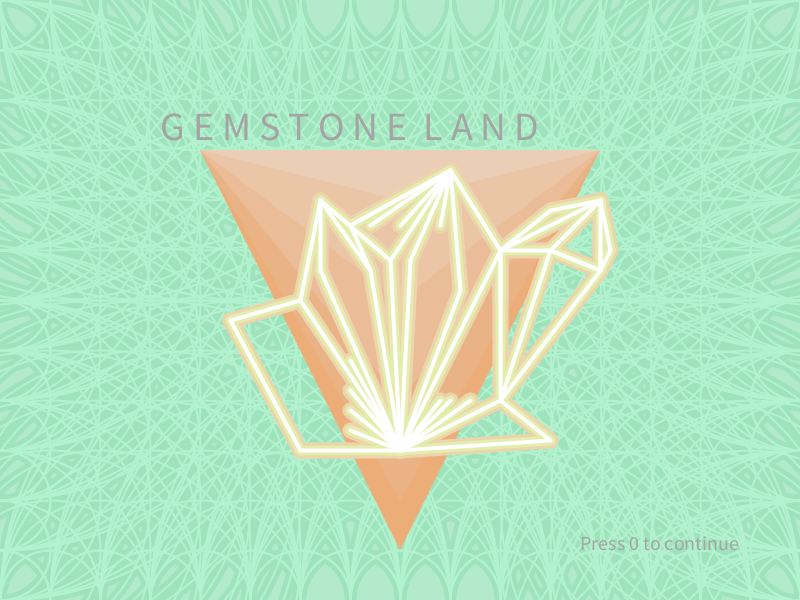
Frame 1 (no input)
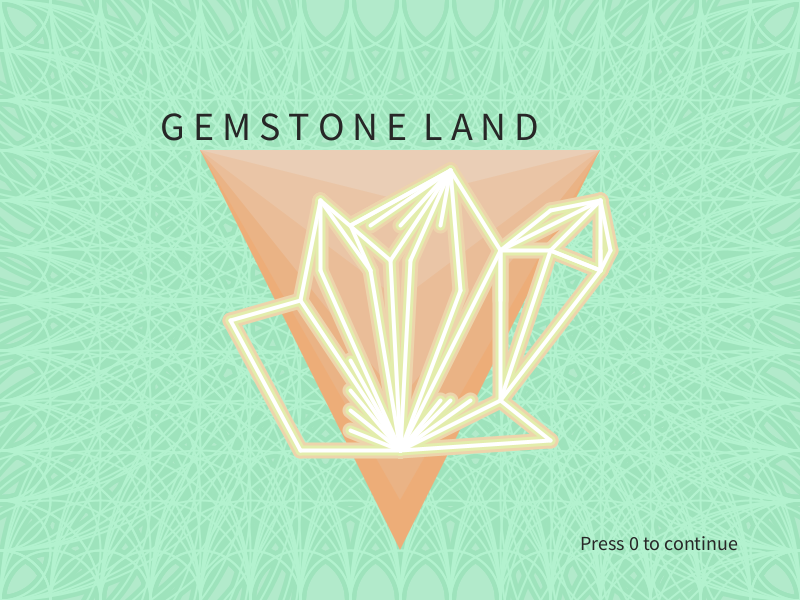
Frame 60 (the mouse pressed at the canvas centre just before this capture)
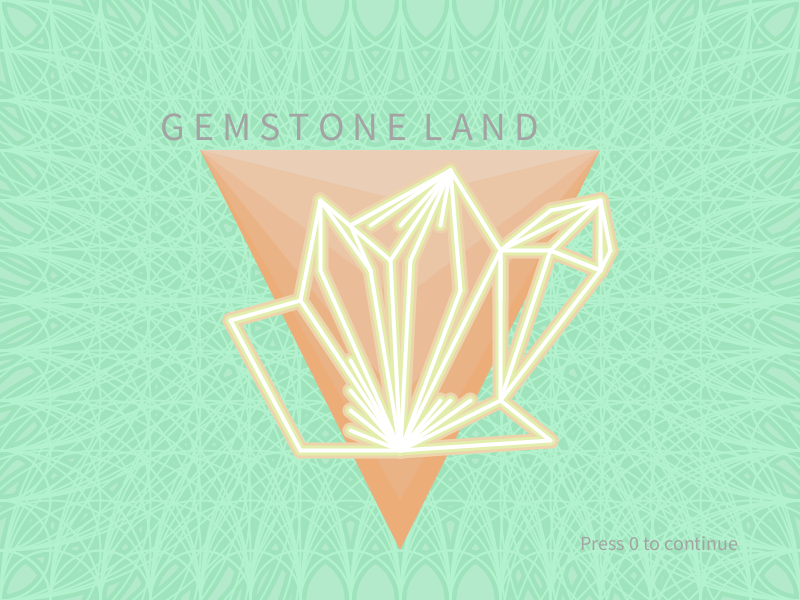
Frame 120 (the mouse held since frame 60 and released just before this capture)

The Processing sketch that drew these frames (run headless with seeded random() and noise(); from frame 60 on, the mouse is pressed at the canvas centre):

// Processing sketch: gem
// ── gem.pde

int pantalla; 
boolean seleccionjugador1 = false; 
boolean seleccionjugador2 = false; 
int turno; 
int vidajugador1; 
int vidajugador2;
int seleccionado;
int jugador2seleccionado;




Gema p1;
Gema p2;
Gema p3;
Gema p4;
Gema p5;
Gema p6;

Gema p1b;
Gema p2b;
Gema p3b;
Gema p4b;
Gema p5b;
Gema p6b;

Gema j1;
Gema j2;




void setup() {
  size(800, 600);


  p1 = new Gema("Diamante", 10, 1, 0);
  p2 = new Gema ("Esmeralda", 10, 1, 1);
  p3 = new Gema("Zafiro", 10, 1, 2);
  p4 = new Gema("Rubi", 10, 1, 3);
  p5 = new Gema("Topacio", 10, 1, 4);
  p6 = new Gema("Amatista", 10, 1, 5);

  
  p1b = new Gema("Diamante", 10, 1, 0);
  p2b = new Gema("Esmeralda", 10, 1, 1);
  p3b = new Gema("Zafiro", 10, 1, 2);
  p4b = new Gema("Rubi", 10, 1, 3);
  p5b = new Gema("Topacio", 10, 1, 4);
  p6b = new Gema("Amatista", 10, 1, 5);
}



void draw() {
  switch(pantalla) {
  case 0:
    primerapantalla();
    break;
  case 1:
    segundapantalla();
    break;
  case 2:
    tercerapantalla();
    break;
  case 3:
    cuartapantalla();
    break;
  case 4:
    finalpantalla();
    break;
  } 
  println(pantalla);
}



void primerapantalla() {


  background(#B2EACB);
  noFill();
  stroke (#9EE3BC);
  strokeWeight(11);
  for (int i=0; i<=700; i+=100)
  {

    ellipse(0, 0, 100-i, 100-i);
    ellipse(50, 0, 100-i, 100-i);
    ellipse(100, 0, 100-i, 100-i);
    ellipse(150, 0, 100-i, 100-i);
    ellipse(200, 0, 100-i, 100-i);
    ellipse(250, 0, 100-i, 100-i);
    ellipse(300, 0, 100-i, 100-i);
    ellipse(350, 0, 100-i, 100-i);
    ellipse(400, 0, 100-i, 100-i);
    ellipse(450, 0, 100-i, 100-i);
    ellipse(500, 0, 100-i, 100-i);
    ellipse(550, 0, 100-i, 100-i);
    ellipse(600, 0, 100-i, 100-i);
    ellipse(650, 0, 100-i, 100-i);
    ellipse(700, 0, 100-i, 100-i);
    ellipse(750, 0, 100-i, 100-i);
    ellipse(800, 0, 100-i, 100-i);
  }

  for (int i=0; i<=700; i+=100)
  {

    ellipse(0, 0, 100-i, 100-i);
    ellipse(0, 50, 100-i, 100-i);
    ellipse(0, 100, 100-i, 100-i);
    ellipse(0, 150, 100-i, 100-i);
    ellipse(0, 200, 100-i, 100-i);
    ellipse(0, 250, 100-i, 100-i);
    ellipse(0, 300, 100-i, 100-i);
    ellipse(0, 350, 100-i, 100-i);
    ellipse(0, 400, 100-i, 100-i);
    ellipse(0, 450, 100-i, 100-i);
    ellipse(0, 500, 100-i, 100-i);
    ellipse(0, 550, 100-i, 100-i);
    ellipse(0, 600, 100-i, 100-i);
  }

  for (int i=0; i<=700; i+=100)
  {

    ellipse(0, 600, 100-i, 100-i);
    ellipse(50, 600, 100-i, 100-i);
    ellipse(100, 600, 100-i, 100-i);
    ellipse(150, 600, 100-i, 100-i);
    ellipse(200, 600, 100-i, 100-i);
    ellipse(250, 600, 100-i, 100-i);
    ellipse(300, 600, 100-i, 100-i);
    ellipse(350, 600, 100-i, 100-i);
    ellipse(400, 600, 100-i, 100-i);
    ellipse(450, 600, 100-i, 100-i);
    ellipse(500, 600, 100-i, 100-i);
    ellipse(550, 600, 100-i, 100-i);
    ellipse(600, 600, 100-i, 100-i);
    ellipse(650, 600, 100-i, 100-i);
    ellipse(700, 600, 100-i, 100-i);
    ellipse(750, 600, 100-i, 100-i);
    ellipse(800, 600, 100-i, 100-i);
  } 

  for (int i=0; i<=700; i+=100)
  {
    ellipse(800, 0, 100-i, 100-i);
    ellipse(800, 50, 100-i, 100-i);
    ellipse(800, 100, 100-i, 100-i);
    ellipse(800, 150, 100-i, 100-i);
    ellipse(800, 200, 100-i, 100-i);
    ellipse(800, 250, 100-i, 100-i);
    ellipse(800, 300, 100-i, 100-i);
    ellipse(800, 350, 100-i, 100-i);
    ellipse(800, 400, 100-i, 100-i);
    ellipse(800, 450, 100-i, 100-i);
    ellipse(800, 500, 100-i, 100-i);
    ellipse(800, 550, 100-i, 100-i);
    ellipse(800, 600, 100-i, 100-i);
    ellipse(800, 650, 100-i, 100-i);
    ellipse(800, 700, 100-i, 100-i);
    ellipse(800, 750, 100-i, 100-i);
    ellipse(800, 800, 100-i, 100-i);
  }
 

  noFill();
  stroke (#B3F2CF);
  strokeWeight(2);
  for (int i=0; i<=700; i+=100)
  {

    ellipse(0, 0, 100-i, 100-i);
    ellipse(50, 0, 100-i, 100-i);
    ellipse(100, 0, 100-i, 100-i);
    ellipse(150, 0, 100-i, 100-i);
    ellipse(200, 0, 100-i, 100-i);
    ellipse(250, 0, 100-i, 100-i);
    ellipse(300, 0, 100-i, 100-i);
    ellipse(350, 0, 100-i, 100-i);
    ellipse(400, 0, 100-i, 100-i);
    ellipse(450, 0, 100-i, 100-i);
    ellipse(500, 0, 100-i, 100-i);
    ellipse(550, 0, 100-i, 100-i);
    ellipse(600, 0, 100-i, 100-i);
    ellipse(650, 0, 100-i, 100-i);
    ellipse(700, 0, 100-i, 100-i);
    ellipse(750, 0, 100-i, 100-i);
    ellipse(800, 0, 100-i, 100-i);
  }

  for (int i=0; i<=700; i+=100)
  {

    ellipse(0, 0, 100-i, 100-i);
    ellipse(0, 50, 100-i, 100-i);
    ellipse(0, 100, 100-i, 100-i);
    ellipse(0, 150, 100-i, 100-i);
    ellipse(0, 200, 100-i, 100-i);
    ellipse(0, 250, 100-i, 100-i);
    ellipse(0, 300, 100-i, 100-i);
    ellipse(0, 350, 100-i, 100-i);
    ellipse(0, 400, 100-i, 100-i);
    ellipse(0, 450, 100-i, 100-i);
    ellipse(0, 500, 100-i, 100-i);
    ellipse(0, 550, 100-i, 100-i);
    ellipse(0, 600, 100-i, 100-i);
  }

  for (int i=0; i<=700; i+=100)
  {

    ellipse(0, 600, 100-i, 100-i);
    ellipse(50, 600, 100-i, 100-i);
    ellipse(100, 600, 100-i, 100-i);
    ellipse(150, 600, 100-i, 100-i);
    ellipse(200, 600, 100-i, 100-i);
    ellipse(250, 600, 100-i, 100-i);
    ellipse(300, 600, 100-i, 100-i);
    ellipse(350, 600, 100-i, 100-i);
    ellipse(400, 600, 100-i, 100-i);
    ellipse(450, 600, 100-i, 100-i);
    ellipse(500, 600, 100-i, 100-i);
    ellipse(550, 600, 100-i, 100-i);
    ellipse(600, 600, 100-i, 100-i);
    ellipse(650, 600, 100-i, 100-i);
    ellipse(700, 600, 100-i, 100-i);
    ellipse(750, 600, 100-i, 100-i);
    ellipse(800, 600, 100-i, 100-i);
  } 

  for (int i=0; i<=700; i+=100)
  {
    ellipse(800, 0, 100-i, 100-i);
    ellipse(800, 50, 100-i, 100-i);
    ellipse(800, 100, 100-i, 100-i);
    ellipse(800, 150, 100-i, 100-i);
    ellipse(800, 200, 100-i, 100-i);
    ellipse(800, 250, 100-i, 100-i);
    ellipse(800, 300, 100-i, 100-i);
    ellipse(800, 350, 100-i, 100-i);
    ellipse(800, 400, 100-i, 100-i);
    ellipse(800, 450, 100-i, 100-i);
    ellipse(800, 500, 100-i, 100-i);
    ellipse(800, 550, 100-i, 100-i);
    ellipse(800, 600, 100-i, 100-i);
    ellipse(800, 650, 100-i, 100-i);
    ellipse(800, 700, 100-i, 100-i);
    ellipse(800, 750, 100-i, 100-i);
    ellipse(800, 800, 100-i, 100-i);
  }

  noStroke();

  fill(#EDAD78);
  triangle (200, 150, 600, 150, 400, 550);
  fill(#EAB385);
  triangle (200, 150, 600, 150, 400, 500);
  fill(#EABD98);
  triangle(200, 150, 600, 150, 400, 400);
  fill(#EAC5A6);
  triangle(200, 150, 600, 150, 400, 300);
  fill(#EACEB6);
  triangle(200, 150, 600, 150, 400, 200);

  strokeWeight(16);

  stroke (#EDD4AC); 
  line(500, 250, 400, 450);
  line(500, 250, 600, 200);
  line(600, 200, 550, 250);
  line(500, 250, 550, 250);
  line(500, 400, 550, 250);
  line(500, 400, 500, 250);
  line(500, 300, 500, 250);
  line(600, 200, 600, 270);
  line(600, 270, 550, 250);
  line(600, 270, 550, 250);
  line(600, 270, 600, 250);
  line(550, 210, 500, 250);
  line(550, 210, 600, 200);
  line(600, 270, 500, 400);
  line(610, 250, 600, 200);
  line(600, 270, 610, 250);
  line(400, 450, 500, 400);

  //////
  line(390, 260, 400, 450);
  line(390, 260, 450, 170);
  line(410, 260, 450, 170);
  line(500, 250, 450, 170);
  line(460, 290, 450, 170);
  line(460, 290, 400, 450);
  line(410, 260, 400, 450);
  line(300, 300, 400, 450);
  line(440, 400, 400, 450); 
  line(450, 400, 400, 450); 
  line(470, 400, 400, 450);
  line(550, 440, 400, 450); 
  line(500, 400, 550, 440); 
  line(300, 450, 400, 450); 
  line(300, 450, 230, 320);
  line(350, 390, 400, 450);
  line(350, 360, 400, 450); 
  line(300, 300, 230, 320);
  line(350, 410, 400, 450);
  line(350, 430, 400, 450);
  line(300, 300, 320, 200);
  line(370, 270, 400, 450);
  line(370, 270, 320, 200);
  line(370, 270, 350, 225);
  line(320, 270, 400, 450);
  line(320, 270, 320, 200);
  line(390, 260, 320, 200);
  line(450, 170, 350, 225);
  line(450, 170, 400, 225);
  line(450, 170, 440, 225);
  line(450, 170, 370, 225);
  line(450, 170, 350, 225);


  strokeWeight(10);

  stroke (#E3EDAC); 
  line(500, 250, 400, 450);
  line(500, 250, 600, 200);
  line(600, 200, 550, 250);
  line(500, 250, 550, 250);
  line(500, 400, 550, 250);
  line(500, 400, 500, 250);
  line(500, 300, 500, 250);
  line(600, 200, 600, 270);
  line(600, 270, 550, 250);
  line(600, 270, 550, 250);
  line(600, 270, 600, 250);
  line(550, 210, 500, 250);
  line(550, 210, 600, 200);
  line(600, 270, 500, 400);
  line(610, 250, 600, 200);
  line(600, 270, 610, 250);
  line(400, 450, 500, 400);

  line(390, 260, 400, 450);
  line(390, 260, 450, 170);
  line(410, 260, 450, 170);
  line(500, 250, 450, 170);
  line(460, 290, 450, 170);
  line(460, 290, 400, 450);
  line(410, 260, 400, 450);
  line(300, 300, 400, 450);
  line(440, 400, 400, 450); 
  line(450, 400, 400, 450); 
  line(470, 400, 400, 450);
  line(550, 440, 400, 450); 
  line(500, 400, 550, 440); 
  line(300, 450, 400, 450); 
  line(300, 450, 230, 320);
  line(350, 390, 400, 450);
  line(350, 360, 400, 450); 
  line(300, 300, 230, 320);
  line(350, 410, 400, 450);
  line(350, 430, 400, 450);
  line(300, 300, 320, 200);
  line(370, 270, 400, 450);
  line(370, 270, 320, 200);
  line(370, 270, 350, 225);
  line(320, 270, 400, 450);
  line(320, 270, 320, 200);
  line(390, 260, 320, 200);
  line(450, 170, 350, 225);
  line(450, 170, 400, 225);
  line(450, 170, 440, 225);
  line(450, 170, 370, 225);
  line(450, 170, 350, 225);
  

  strokeWeight(4);

  stroke (#FFFFFF); 
  line(500, 250, 400, 450);
  line(500, 250, 600, 200);
  line(600, 200, 550, 250);
  line(500, 250, 550, 250);
  line(500, 400, 550, 250);
  line(500, 400, 500, 250);
  line(500, 300, 500, 250);
  line(600, 200, 600, 270);
  line(600, 270, 550, 250);
  line(600, 270, 550, 250);
  line(600, 270, 600, 250);
  line(550, 210, 500, 250);
  line(550, 210, 600, 200);
  line(600, 270, 500, 400);
  line(610, 250, 600, 200);
  line(600, 270, 610, 250);
  line(400, 450, 500, 400);

 
  line(390, 260, 400, 450);
  line(390, 260, 450, 170);
  line(410, 260, 450, 170);
  line(500, 250, 450, 170);
  line(460, 290, 450, 170);
  line(460, 290, 400, 450);
  line(410, 260, 400, 450);
  line(300, 300, 400, 450);
  line(440, 400, 400, 450); 
  line(450, 400, 400, 450); 
  line(470, 400, 400, 450);
  line(550, 440, 400, 450); 
  line(500, 400, 550, 440); 
  line(300, 450, 400, 450); 
  line(300, 450, 230, 320);
  line(350, 390, 400, 450);
  line(350, 360, 400, 450); 
  line(300, 300, 230, 320);
  line(350, 410, 400, 450);
  line(350, 430, 400, 450);
  line(300, 300, 320, 200);
  line(370, 270, 400, 450);
  line(370, 270, 320, 200);
  line(370, 270, 350, 225);
  line(320, 270, 400, 450);
  line(320, 270, 320, 200);
  line(390, 260, 320, 200);
  line(450, 170, 350, 225);
  line(450, 170, 400, 225);
  line(450, 170, 440, 225);
  line(450, 170, 370, 225);
  line(450, 170, 350, 225);

  pushMatrix();
  textSize(20);
  fill(random(0, 255));
  text("Press 0 to continue", 580, 550);
  popMatrix();

  pushMatrix();
  textSize(40);
  text("G E M S T O N E  L A N D", 160, 140); 
  stroke(#C1483B);
  popMatrix();
  keyPressed();
  if (key == '0') {
    pantalla = 1;
  }
}


void segundapantalla() {
  background(#E1F58A);
  fill(#C5F7E7);
  noStroke();
  beginShape();
  vertex(0, 620);
  vertex(0, 84);
  vertex(171, 138);
  vertex(250, 206);
  vertex(365, 251);
  vertex(460, 244);
  vertex(573, 201);
  vertex(637, 149);
  vertex(685, 102);
  vertex(795, 84);
  vertex(817, 36);
  vertex(817, 620);

  endShape(CLOSE);



  fill(#6BD1A0);
  noStroke();
  beginShape();
  vertex(0, 620);
  vertex(0, 281);
  vertex(171, 315);
  vertex(250, 358);
  vertex(365, 387);
  vertex(460, 381);
  vertex(573, 355);
  vertex(637, 322);
  vertex(685, 292);
  vertex(795, 281);
  vertex(817, 250);
  vertex(817, 620);

  endShape(CLOSE);


  fill(#96DEBB);
  noStroke();
  beginShape();
  vertex(0, 620);
  vertex(0, 419);
  vertex(171, 440);
  vertex(250, 465);
  vertex(365, 482);
  vertex(460, 479);
  vertex(573, 463);
  vertex(637, 444);
  vertex(685, 426);
  vertex(795, 420);
  vertex(817, 401);
  vertex(817, 620);

  endShape(CLOSE);

  noFill();
  stroke(random(0, 455));
  frameRate(1);
  strokeWeight(1);


  beginShape();
  vertex(29, 534);
  vertex(53, 545);
  vertex(95, 543);
  vertex(114, 534);
  vertex(114, 357);
  vertex(99, 352);
  vertex(53, 352);
  vertex(29, 357);

  endShape(CLOSE);
  line(99, 354, 95, 543);
  line(53, 354, 51, 544);
  line(58, 406, 91, 417);
  line(58, 412, 93, 424);
  line(56, 463, 93, 433);
  line(58, 472, 93, 453);
  line(34, 390, 48, 406);
  line(34, 396, 48, 414);
  line(32, 426, 48, 440);
  line(34, 489, 48, 499);
  line(32, 499, 48, 513);
  line(60, 515, 72, 541);
  line(75, 502, 91, 541);
  line(100, 470, 109, 451);
  line(109, 457, 100, 482);
  line(100, 396, 106, 373);
  beginShape();
  vertex(114, 357);
  vertex(79, 296);
  vertex(51, 313);
  vertex(29, 357);
  vertex(53, 352);
  vertex(99, 352);

  endShape(CLOSE);
  line(79, 296, 53, 354);
  line(79, 296, 99, 352);
  line(51, 313, 53, 352);
  beginShape();
  vertex(135, 532);
  vertex(149, 539);
  vertex(176, 538);
  vertex(187, 532);
  vertex(187, 424);
  vertex(178, 420);
  vertex(149, 420);
  vertex(135, 424);

  endShape(CLOSE);
  line(178, 422, 176, 538);
  line(149, 422, 148, 539);
  line(153, 454, 174, 460);
  line(152, 488, 174, 470);
  line(153, 494, 174, 482);
  line(138, 447, 147, 458);
  line(136, 466, 147, 474);
  line(138, 505, 147, 511);
  line(136, 511, 146, 519);
  line(154, 521, 161, 537);
  line(163, 513, 173, 537);
  line(179, 493, 184, 481);
  line(181, 445, 184, 431);
  beginShape();
  vertex(187, 424);
  vertex(165, 386);
  vertex(148, 397);
  vertex(135, 424);
  vertex(149, 421);
  vertex(178, 421);

  endShape(CLOSE);
  line(165, 386, 149, 422);
  line(165, 386, 178, 421);
  line(148, 397, 149, 421);
  beginShape();
  vertex(754, 533);
  vertex(730, 545);
  vertex(687, 543);
  vertex(669, 533);
  vertex(669, 357);
  vertex(684, 351);
  vertex(730, 351);
  vertex(754, 357);

  endShape(CLOSE);
  line(684, 353, 687, 543);
  line(730, 353, 732, 544);
  line(725, 406, 692, 416);
  line(725, 411, 690, 423);
  line(727, 462, 690, 432);
  line(725, 472, 690, 452);
  line(749, 390, 735, 406);
  line(749, 395, 735, 414);
  line(751, 425, 735, 439);
  line(749, 489, 735, 498);
  line(751, 498, 735, 512);
  line(723, 515, 711, 540);
  line(708, 502, 692, 540);
  line(674, 457, 683, 482);
  line(678, 392, 674, 370);
  beginShape();
  vertex(669, 357);
  vertex(704, 296);
  vertex(732, 313);
  vertex(754, 357);
  vertex(730, 352);
  vertex(684, 352);

  endShape(CLOSE);
  line(704, 296, 730, 353);
  line(704, 296, 684, 352);
  line(732, 313, 730, 352);
  beginShape();
  vertex(648, 532);
  vertex(634, 539);
  vertex(607, 537);
  vertex(596, 532);
  vertex(596, 423);
  vertex(605, 420);
  vertex(633, 420);
  vertex(648, 423);

  endShape(CLOSE);
  line(605, 421, 607, 537);
  line(634, 421, 635, 538);
  line(630, 457, 609, 464);
  line(631, 488, 609, 469);
  line(630, 494, 609, 482);
  line(645, 447, 636, 458);
  line(646, 465, 636, 474);
  line(645, 504, 636, 510);
  line(646, 510, 636, 519);
  line(629, 520, 622, 537);
  line(620, 512, 610, 536);
  line(599, 485, 604, 500);
  line(604, 447, 601, 433);
  beginShape();
  vertex(596, 423);
  vertex(617, 386);
  vertex(635, 396);
  vertex(648, 423);
  vertex(634, 420);
  vertex(605, 420);

  endShape(CLOSE);

  fill(#C1F5F1); 
  stroke(random(0, 255), random(0, 255), random(0, 255));

  beginShape();
  vertex(369, 126);
  vertex(387, 112);
  vertex(427, 112);
  vertex(444, 126);
  vertex(428, 138);
  vertex(385, 138);

  endShape(CLOSE);
  beginShape();
  vertex(363, 140);
  vertex(369, 126);
  vertex(385, 138);
  vertex(385, 152);

  endShape(CLOSE);
  beginShape();
  vertex(428.2, 151.9);
  vertex(450.1, 138);
  vertex(444.4, 125.7);
  vertex(427.9, 138);

  endShape(CLOSE);
  beginShape();
  vertex(385, 138);
  bezierVertex(428, 138, 428, 138, 428, 138);
  vertex(428, 152);
  vertex(385, 152);
  vertex(385, 138);
  endShape();
  beginShape();
  vertex(385, 152);
  vertex(428, 152);
  vertex(407, 181);

  endShape(CLOSE);
  beginShape();
  vertex(363, 140);
  vertex(407, 181);
  vertex(385, 152);

  endShape();
  beginShape();
  vertex(450, 138);
  vertex(407, 181);
  vertex(428, 152);
  endShape();

  textSize(18);
  fill(#EAA153);
  noStroke();
  String s = "Gemstoneland está lleno de gemas y de todo tipo de minerales, ayúdanos a conocer cual es la más bella de todas...";
  text(s, 150, 30, 600, 200); 
  pushMatrix();
  textSize(18);

  String s2 = "Presiona 9 para pasar a la pantalla de selección.";
  text(s2, 220, 570, 500, 200); 

  popMatrix();
  keyPressed();
  if (key == '9') {
    pantalla = 2;
  }
}



void tercerapantalla() {
  background(#C9EDE2);

  p1.display();
  p2.display();
  p3.display();
  p4.display();
  p5.display();
  p6.display();

  
  if (seleccionjugador1 && seleccionjugador2) {
    pantalla = 3;
  
    turno += 1;
  }
  if (keyPressed) {
    switch(key) {
    case 'q':
     
      j1 = p1;
       
      vidajugador1=j1.vida;
      
      seleccionjugador1 = true;
      break;
    case 'w':
      j1 = p2;
      vidajugador1=j1.vida;
      seleccionjugador1 = true;
      break;
    case 'e':
      j1 = p3;
      vidajugador1=j1.vida;
      seleccionjugador1 = true;
      break;
    case 'r':
      j1 = p4;
      vidajugador1=j1.vida;
      seleccionjugador1 = true;
      break;
    case 't':
      j1 = p5;
      vidajugador1=j1.vida;
      seleccionjugador1 = true;
      break;
    case 'y':
      j1 = p6;
      vidajugador1=j1.vida;
      seleccionjugador1 = true;
      break;
    case 'a':
     
      j2 = p1b; 
      vidajugador2=j2.vida;   
      seleccionjugador2 = true;
      break;
    case 's':
      j2 = p2b;
      vidajugador2=j2.vida;
      seleccionjugador2 = true;
      break;
    case 'd':
      j2 = p3b;
      vidajugador2=j2.vida;
      seleccionjugador2 = true;
      break;
    case 'f':
      j2 = p4b;
      vidajugador2=j2.vida;
      seleccionjugador2 = true;
      break; 
    case 'g':
      j2 = p5b;
      vidajugador2=j2.vida;
      seleccionjugador2 = true;
      break;
    case 'h':
      j2 = p6b;
      vidajugador2=j2.vida;
      seleccionjugador2 = true;
      break;
    }
  }
  
  pushMatrix();
  textSize(20);
  fill(#F2A949);
  stroke(0);
  String s = "Jugador 1 escoge con Q, W, E, R, T o con Y";
  text(s, 500, 150, 600, 200); 
  popMatrix();

  pushMatrix();
  textSize(20);
  fill(#F2A949);
  stroke(0);
  String s1 = "Jugador 2 escoge con A, S, D, F, G o con H";
  text(s1, 500, 600, 600, 200); 
  popMatrix();
}

void cuartapantalla() {

  background(#A0D3BD);

  fill(#C5F7E7);
  noStroke();
  beginShape();
  vertex(0, 620);
  vertex(0, 84);
  vertex(171, 138);
  vertex(250, 206);
  vertex(365, 251);
  vertex(460, 244);
  vertex(573, 201);
  vertex(637, 149);
  vertex(685, 102);
  vertex(795, 84);
  vertex(817, 36);
  vertex(817, 620);

  endShape(CLOSE);



  fill(#6BD1A0);
  noStroke();
  beginShape();
  vertex(0, 620);
  vertex(0, 281);
  vertex(171, 315);
  vertex(250, 358);
  vertex(365, 387);
  vertex(460, 381);
  vertex(573, 355);
  vertex(637, 322);
  vertex(685, 292);
  vertex(795, 281);
  vertex(817, 250);
  vertex(817, 620);

  endShape(CLOSE);


  fill(#96DEBB);
  noStroke();
  beginShape();
  vertex(0, 620);
  vertex(0, 419);
  vertex(171, 440);
  vertex(250, 465);
  vertex(365, 482);
  vertex(460, 479);
  vertex(573, 463);
  vertex(637, 444);
  vertex(685, 426);
  vertex(795, 420);
  vertex(817, 401);
  vertex(817, 620);

  endShape(CLOSE);


  noFill();
  stroke(#F7D7D7);
  beginShape();
  vertex(115.2, 512.6);
  vertex(127.1, 518.8);
  vertex(137.7, 540.2);
  vertex(135.1, 552.9);
  vertex(124.1, 547.3);
  vertex(112.9, 524.5);

  endShape(CLOSE);
  beginShape();
  vertex(106, 513.2);
  vertex(115.2, 512.6);
  vertex(112.9, 524.5);
  vertex(105.4, 528.2);

  endShape(CLOSE);
  beginShape();
  vertex(116.7, 551.2);
  vertex(130, 559.2);
  vertex(135.1, 552.9);
  vertex(124.1, 547.3);

  endShape(CLOSE);
  beginShape();
  vertex(112.9, 524.5);
  bezierVertex(124.1, 547.3, 124.1, 547.3, 124.1, 547.3);
  vertex(116.7, 551.2);
  vertex(105.4, 528.3);
  vertex(112.9, 524.5);
  endShape();
  beginShape();
  vertex(95.5, 547.4);
  vertex(130, 559.2);
  vertex(116.7, 551.2);

  endShape(CLOSE);
  beginShape();
  vertex(105.4, 528.2);
  vertex(116.7, 551.2);
  vertex(95.5, 547.4);

  endShape(CLOSE);
  beginShape();
  vertex(106, 513.2);
  vertex(105.4, 528.2);
  vertex(95.5, 547.4);

  endShape(CLOSE);
  beginShape();
  vertex(27.9, 476.2);
  vertex(84.4, 476.2);
  vertex(63.3, 472.1);
  vertex(53.7, 472.1);

  endShape(CLOSE);
  beginShape();
  vertex(33.5, 541.5);
  vertex(39.3, 546.7);
  vertex(25.2, 500.9);
  vertex(12.9, 488.5);

  endShape(CLOSE);
  beginShape();
  vertex(53.7, 549.8);
  vertex(53.7, 505.6);
  vertex(25.2, 500.9);
  vertex(39.3, 546.7);

  endShape(CLOSE);
  beginShape();
  vertex(73.4, 546.7);
  vertex(53.7, 549.8);
  vertex(53.7, 505.6);
  vertex(88.4, 500.9);

  endShape(CLOSE);
  beginShape();
  vertex(100.3, 488.5);
  vertex(88.4, 500.9);
  vertex(73.4, 546.7);
  vertex(80.8, 538.4);

  endShape(CLOSE);
  beginShape();
  vertex(84.4, 476.2);
  vertex(100.3, 488.5);
  vertex(83.1, 482.4);
  vertex(76.3, 476.2);

  endShape(CLOSE);
  beginShape();
  vertex(76.3, 488.5);
  vertex(83.1, 482.4);
  vertex(100.3, 488.5);
  vertex(88.4, 500.9);

  endShape(CLOSE);
  beginShape();
  vertex(57.3, 493.4);
  vertex(76.3, 488.5);
  vertex(88.4, 500.9);
  vertex(53.7, 505.6);

  endShape(CLOSE);
  beginShape();
  vertex(37.1, 488.5);
  vertex(57.3, 493.4);
  vertex(53.7, 505.6);
  vertex(25.2, 500.9);

  endShape(CLOSE);
  beginShape();
  vertex(30.6, 480.9);
  vertex(37.1, 488.5);
  vertex(25.2, 500.9);
  vertex(12.9, 488.5);

  endShape(CLOSE);
  beginShape();
  vertex(39.3, 474.9);
  vertex(30.6, 480.9);
  vertex(12.9, 488.5);
  vertex(27.9, 476.2);

  endShape(CLOSE);
  beginShape();
  vertex(53.7, 472.1);
  vertex(39.3, 474.9);
  vertex(30.6, 480.9);
  vertex(37.1, 488.5);
  vertex(57.3, 493.4);
  vertex(76.3, 488.5);
  vertex(83.1, 482.4);
  vertex(76.3, 476.2);
  vertex(63.3, 472.1);

  endShape(CLOSE);
  beginShape();
  vertex(119.5, 503.6);
  vertex(138.7, 512.7);
  vertex(136.6, 490.8);

  endShape(CLOSE);
  beginShape();
  vertex(106.9, 476.1);
  vertex(116.2, 487.7);
  vertex(126.1, 482.7);

  endShape(CLOSE);
  beginShape();
  vertex(87.3, 439.8);
  vertex(106.4, 452.3);
  vertex(89.2, 469.5);

  endShape(CLOSE);
  beginShape();
  vertex(115.2, 463);
  vertex(125, 470.9);
  vertex(115.2, 471.8);

  endShape(CLOSE);
  beginShape();
  vertex(62.8, 450.8);
  vertex(81.4, 465.6);
  vertex(74.6, 443.8);

  endShape(CLOSE);
  beginShape();
  vertex(32.7, 253.8);
  vertex(57.7, 307.6);
  vertex(45.2, 302.9);

  endShape(CLOSE);
  beginShape();
  vertex(12.9, 307.6);
  vertex(21.7, 300.6);
  vertex(32.7, 253.8);

  endShape(CLOSE);
  beginShape();
  vertex(45.2, 302.9);
  vertex(21.1, 302.9);
  vertex(32.7, 253.8);

  endShape(CLOSE);
  beginShape();
  vertex(57.7, 454.9);
  vertex(45.2, 464.5);
  vertex(22.8, 462.8);
  vertex(12.9, 454.9);
  vertex(12.9, 307.6);
  vertex(21.1, 302.9);
  vertex(45.2, 302.9);
  vertex(57.7, 307.6);

  endShape(CLOSE);
  line(21.1, 304.7, 22.8, 462.8);
  line(45.2, 304.7, 46.1, 463.8);
  beginShape();
  vertex(79.9, 373.1);
  vertex(108, 379.4);
  vertex(66.5, 433.1);

  endShape(CLOSE);
  beginShape();
  vertex(122.5, 441.2);
  vertex(95.1, 432.7);
  vertex(130.4, 415.5);

  endShape(CLOSE);
  beginShape();
  vertex(693, 513.8);
  vertex(681.1, 519.9);
  vertex(670.5, 541.3);
  vertex(673.1, 554);
  vertex(684.1, 548.5);
  vertex(695.4, 525.7);

  endShape(CLOSE);
  beginShape();
  vertex(702.2, 514.3);
  vertex(693, 513.8);
  vertex(695.4, 525.7);
  vertex(702.8, 529.4);

  endShape(CLOSE);
  beginShape();
  vertex(691.5, 552.3);
  vertex(678.2, 560.4);
  vertex(673.1, 554);
  vertex(684.1, 548.5);

  endShape(CLOSE);
  beginShape();
  vertex(695.4, 525.7);
  bezierVertex(684.2, 548.5, 684.2, 548.5, 684.2, 548.5);
  vertex(691.6, 552.4);
  vertex(702.9, 529.5);
  vertex(695.4, 525.7);
  endShape();
  beginShape();
  vertex(712.8, 548.6);
  vertex(678.2, 560.4);
  vertex(691.5, 552.3);

  endShape(CLOSE);
  beginShape();
  vertex(702.8, 529.4);
  vertex(691.5, 552.3);
  vertex(712.8, 548.6);

  endShape(CLOSE);
  beginShape();
  vertex(702.2, 514.3);
  vertex(702.8, 529.4);
  vertex(712.8, 548.6);

  endShape(CLOSE);
  beginShape();
  vertex(780.3, 477.4);
  vertex(723.8, 477.4);
  vertex(744.9, 473.3);
  vertex(754.6, 473.3);

  endShape(CLOSE);
  beginShape();
  vertex(774.7, 542.7);
  vertex(768.9, 547.9);
  vertex(783, 502.1);
  vertex(795.4, 489.6);

  endShape(CLOSE);
  beginShape();
  vertex(754.6, 551);
  vertex(754.6, 506.8);
  vertex(783, 502.1);
  vertex(768.9, 547.9);

  endShape(CLOSE);
  beginShape();
  vertex(734.8, 547.9);
  vertex(754.6, 551);
  vertex(754.6, 506.8);
  vertex(719.8, 502.1);

  endShape(CLOSE);
  beginShape();
  vertex(707.9, 489.6);
  vertex(719.8, 502.1);
  vertex(734.8, 547.9);
  vertex(727.4, 539.6);

  endShape(CLOSE);
  beginShape();
  vertex(723.8, 477.4);
  vertex(707.9, 489.6);
  vertex(725.2, 483.5);
  vertex(731.9, 477.4);

  endShape(CLOSE);
  beginShape();
  vertex(731.9, 489.6);
  vertex(725.2, 483.5);
  vertex(707.9, 489.6);
  vertex(719.8, 502.1);

  endShape(CLOSE);
  beginShape();
  vertex(751, 494.6);
  vertex(731.9, 489.6);
  vertex(719.8, 502.1);
  vertex(754.6, 506.8);

  endShape(CLOSE);
  beginShape();
  vertex(771.1, 489.6);
  vertex(751, 494.6);
  vertex(754.6, 506.8);
  vertex(783, 502.1);

  endShape(CLOSE);
  beginShape();
  vertex(777.6, 482.1);
  vertex(771.1, 489.6);
  vertex(783, 502.1);
  vertex(795.4, 489.6);

  endShape(CLOSE);
  beginShape();
  vertex(768.9, 476.1);
  vertex(777.6, 482.1);
  vertex(795.4, 489.6);
  vertex(780.3, 477.4);

  endShape(CLOSE);
  beginShape();
  vertex(754.6, 473.3);
  vertex(768.9, 476.1);
  vertex(777.6, 482.1);
  vertex(771.1, 489.6);
  vertex(751, 494.6);
  vertex(731.9, 489.6);
  vertex(725.2, 483.5);
  vertex(731.9, 477.4);
  vertex(744.9, 473.3);

  endShape(CLOSE);
  beginShape();
  vertex(688.8, 504.8);
  vertex(669.6, 513.9);
  vertex(671.6, 492);

  endShape(CLOSE);
  beginShape();
  vertex(701.4, 477.3);
  vertex(692, 488.9);
  vertex(682.2, 483.9);

  endShape(CLOSE);
  beginShape();
  vertex(721, 441);
  vertex(701.8, 453.5);
  vertex(719, 470.7);

  endShape(CLOSE);
  beginShape();
  vertex(693, 464.2);
  vertex(683.3, 472.1);
  vertex(693, 473);

  endShape(CLOSE);
  beginShape();
  vertex(745.5, 451.9);
  vertex(726.9, 466.7);
  vertex(733.7, 444.9);

  endShape(CLOSE);
  beginShape();
  vertex(775.5, 255);
  vertex(750.6, 308.8);
  vertex(763.1, 304.1);

  endShape(CLOSE);
  beginShape();
  vertex(795.4, 308.8);
  vertex(786.6, 301.7);
  vertex(775.5, 255);

  endShape(CLOSE);
  beginShape();
  vertex(763.1, 304.1);
  vertex(787.1, 304.1);
  vertex(775.5, 255);

  endShape(CLOSE);
  beginShape();
  vertex(750.6, 456.1);
  vertex(763.1, 465.7);
  vertex(785.5, 464);
  vertex(795.4, 456.1);
  vertex(795.4, 308.8);
  vertex(787.1, 304.1);
  vertex(763.1, 304.1);
  vertex(750.6, 308.8);

  endShape(CLOSE);
  line(787.1, 305.8, 785.5, 464);
  line(763.1, 305.8, 762.1, 465);
  beginShape();
  vertex(741.7, 434.3);
  vertex(700.3, 380.6);
  vertex(728.3, 374.3);

  endShape(CLOSE);
  beginShape();
  vertex(677.8, 416.7);
  vertex(713.2, 433.9);
  vertex(685.7, 442.3);

  endShape(CLOSE);


  if (j1==p1) {
    seleccionado=0;
    p1.jugando();
  }
  if (j1==p2) {
    seleccionado=1;
    p2.jugando();
  }
  if (j1==p3) {
    seleccionado=2;
    p3.jugando();
  }
  if (j1==p4) {
    seleccionado=3;
    p4.jugando();
  }
  if (j1==p5) {
    seleccionado=4;
    p5.jugando();
  }
  if (j1==p6) {
    seleccionado=5;
    p6.jugando();
  }
  //Jugador 2:
  if (j2==p1b) {
    jugador2seleccionado=0;
    p1.p2jugando();
  }
  if (j2==p2b) {
    jugador2seleccionado=1;
    p2.p2jugando();
  }
  if (j2==p3b) {
    jugador2seleccionado=2;
    p3.p2jugando();
  }
  if (j2==p4b) {
    jugador2seleccionado=3;
    p4.p2jugando();
  }
  if (j2==p5b) {
    jugador2seleccionado=4;
    p5.p2jugando();
  }
  if (j2==p6b) {
    jugador2seleccionado=5;
    p6.p2jugando();
  }
  
  println(j1.nombre + ","+vidajugador1+ ",");
  println(j2.nombre + ","+vidajugador2+ ",");

  switch (turno) {
  case 1:
    keyPressed();
    if ((key=='z') || (key == 'Z') ) {
      vidajugador2 -= j1.ataque;
      turno = 2;
    }
    break;
  case 2:
    keyPressed();
    if ((key=='m') || (key == 'M') ) {
      vidajugador1 -= j2.ataque;
      turno = 1;
    }
    break;
  }
  pushMatrix();
  fill(#F5A779);
  rect(200, 50, (vidajugador1 *30), 30);
  popMatrix();
  pushMatrix();
  fill(#94A8F5);
  rect(600, 50, (vidajugador2*30), 30);
  popMatrix();

  
  if (vidajugador1 <= 0 || vidajugador2<=0) {
    pantalla = 4;
  }

  textSize(15);
  fill(0);
  stroke(0);
  String s3 = "Jugador uno golpea con Z";
  text(s3, 410, 410, 600, 200); 

  textSize(15);
  fill(0);
  stroke(0);
  String s4 = "Jugador dos golpea con M";
  text(s4, 780, 410, 600, 200);
}
void finalpantalla() {
  
  background(#FFD5CE);
  strokeWeight(2);
  fill (#FAC3B1);
  stroke (#FFFFFF); 
  line(500, 250, 400, 450);
  line(500, 250, 600, 200);
  line(600, 200, 550, 250);
  line(500, 250, 550, 250);
  line(500, 400, 550, 250);
  line(500, 400, 500, 250);
  line(500, 300, 500, 250);
  line(600, 200, 600, 270);
  line(600, 270, 550, 250);
  line(600, 270, 550, 250);
  line(600, 270, 600, 250);
  line(550, 210, 500, 250);
  line(550, 210, 600, 200);
  line(600, 270, 500, 400);
  line(610, 250, 600, 200);
  line(600, 270, 610, 250);
  line(400, 450, 500, 400);

  //////
  line(390, 260, 400, 450);
  line(390, 260, 450, 170);
  line(410, 260, 450, 170);
  line(500, 250, 450, 170);
  line(460, 290, 450, 170);
  line(460, 290, 400, 450);
  line(410, 260, 400, 450);
  line(300, 300, 400, 450);
  line(440, 400, 400, 450); 
  line(450, 400, 400, 450); 
  line(470, 400, 400, 450);
  line(550, 440, 400, 450); 
  line(500, 400, 550, 440); 
  line(300, 450, 400, 450); 
  line(300, 450, 230, 320);
  line(350, 390, 400, 450);
  line(350, 360, 400, 450); 
  line(300, 300, 230, 320);
  line(350, 410, 400, 450);
  line(350, 430, 400, 450);
  line(300, 300, 320, 200);
  line(370, 270, 400, 450);
  line(370, 270, 320, 200);
  line(370, 270, 350, 225);
  line(320, 270, 400, 450);
  line(320, 270, 320, 200);
  line(390, 260, 320, 200);
  line(450, 170, 350, 225);
  line(450, 170, 400, 225);
  line(450, 170, 440, 225);
  line(450, 170, 370, 225);
  line(450, 170, 350, 225);

  if (vidajugador1 <= 0) {
    textSize(30);
    fill(#A9D3B7);
    stroke(0);
    String s10 = "Jugador 2 gana";
     text(s10, 500, 150, 600, 200); 
  }

  if (vidajugador2 <= 0) {
    textSize(30);
    fill(#A9D3B7);
    stroke(0);
    String s11 = "Jugador 1 gana";
     text(s11, 500, 600, 600, 200); 
  }

  
  if (mousePressed) {
    pantalla = 0;
    seleccionjugador1 = false;
    seleccionjugador2 = false;
    turno = 0;
    vidajugador1 = 0;
    vidajugador2= 0;
  }
}
// ── gemi.pde
class Gema {
 
  String nombre;
  int vida;
  int ataque;
  int tipo;
  Gema(String nombre_, int vida_, int ataque_, int tipo_) {
    nombre =nombre_;
    vida = vida_;
    ataque = ataque_;
    tipo = tipo_;
  }
  void display() {
    switch(tipo) {
    case 0:
      pushMatrix();
      rectMode(CENTER);
      translate(50, 150);   
      noFill();
      stroke(255);
      beginShape();
      fill(#98F0D3);
      vertex(9, 36);
      vertex(74, 94);
      vertex(139, 36);

      vertex(109, 7);

      vertex(39, 7);

      endShape(CLOSE);
      beginShape();
      vertex(9, 36);
      endShape();
      line(139, 36, 9, 36);
      beginShape();
      fill(#82DEC0);
      vertex(50, 7);
      vertex(74, 36);
      vertex(99, 7);

      endShape();
      line(74, 36, 74, 94);
      beginShape();
      fill(255);
      vertex(82, 7);
      vertex(113, 35);
      vertex(118, 16);
      vertex(128, 36);

      endShape();
      beginShape();
      vertex(67, 7);
      vertex(34, 35);
      vertex(30, 17);
      vertex(20, 36);

      endShape();
      beginShape();
      fill(#82DEC0);
      vertex(113, 35);
      vertex(74, 94);
      vertex(34, 35);

      endShape();
      beginShape();

      vertex(54, 36);
      vertex(73, 93);
      vertex(94, 36);

      endShape();
      line(128, 36, 121, 52);
      line(20, 36, 26, 52);
      popMatrix();
      break;

    case 1:
      pushMatrix();
      rectMode(CENTER);
      translate(300, 150);

      noFill();
      stroke(255);
      beginShape();
      fill(#6AB280);
      vertex(60.2, 33.5);
      vertex(69.2, 24.6);
      vertex(88.2, 24.6);
      vertex(96.3, 33.5);
      vertex(96.3, 66.7);
      vertex(89.8, 73.8);
      vertex(67.1, 73.8);
      vertex(60.2, 67.2);

      endShape(CLOSE);
      beginShape();
      fill(#49A565);
      vertex(51.6, 28.2);
      vertex(63.4, 15.8);
      vertex(69.2, 24.6);
      vertex(60.2, 33.5);

      endShape(CLOSE);
      beginShape();
      vertex(51.6, 71.3);
      vertex(60.2, 67.2);
      vertex(67.1, 73.8);
      vertex(63.4, 82.4);

      endShape(CLOSE);
      beginShape();
      vertex(89.8, 73.8);
      vertex(96.3, 66.7);
      vertex(105.5, 70.3);
      vertex(93.1, 82.4);

      endShape(CLOSE);
      beginShape();
      vertex(96.3, 33.5);
      vertex(105.5, 28.6);
      vertex(93.1, 15.8);
      vertex(88.2, 24.6);

      endShape(CLOSE);
      beginShape();
      vertex(51.6, 28.2);
      vertex(51.6, 71.3);
      vertex(60.2, 67.2);
      vertex(60.2, 33.5);

      endShape(CLOSE);
      beginShape();
      vertex(96.3, 33.5);
      vertex(96.3, 66.7);
      vertex(105.5, 70.3);
      vertex(105.5, 28.6);

      endShape(CLOSE);
      beginShape();
      vertex(63.4, 15.8);
      vertex(93.1, 15.8);
      vertex(88.2, 24.6);
      vertex(69.2, 24.6);

      endShape(CLOSE);
      beginShape();
      vertex(67.1, 73.8);
      vertex(89.3, 73.8);
      vertex(93.1, 82.4);
      vertex(63.4, 82.4);

      endShape(CLOSE);
      beginShape();
      vertex(35.3, 18.9);
      vertex(54.7, 0);
      vertex(63.4, 15.8);
      vertex(51.6, 28.2);

      endShape(CLOSE);
      beginShape();
      vertex(93.1, 82.4);
      vertex(105.5, 70.3);
      vertex(121.4, 80.3);
      vertex(103.1, 99);

      endShape(CLOSE);
      beginShape();
      vertex(101.9, 0);
      vertex(93.1, 15.8);
      vertex(105.5, 28.6);
      vertex(121.4, 20.3);

      endShape(CLOSE);
      beginShape();
      vertex(63.4, 82.4);
      vertex(51.6, 71.3);
      vertex(35.3, 81);
      vertex(52.8, 99);

      endShape(CLOSE);
      beginShape();
      vertex(105.5, 28.6);
      vertex(105.5, 70.3);
      vertex(121.4, 80.3);
      vertex(121.4, 20.3);

      endShape(CLOSE);
      beginShape();
      vertex(35.3, 18.9);
      vertex(35.3, 81);
      vertex(51.6, 71.3);
      vertex(51.6, 28.2);

      endShape(CLOSE);
      beginShape();
      vertex(63.4, 82.4);
      vertex(93.1, 82.4);
      vertex(103.1, 99);
      vertex(52.8, 99);

      endShape(CLOSE);
      beginShape();
      vertex(54.7, 0);
      vertex(101.9, 0);
      vertex(93.1, 15.8);
      vertex(63.4, 15.8);
      endShape(CLOSE);

      popMatrix();
      break;
    case 2:
      pushMatrix();
      rectMode(CENTER);
      translate(550, 150);

      stroke(255);
      beginShape();
      fill(#404781);
      vertex(47.6, 30.9);
      vertex(80.9, 0);
      vertex(64.3, 40.6);

      endShape(CLOSE);
      beginShape();
      fill(#525890);
      vertex(64.3, 40.6);
      vertex(47.6, 66.3);
      vertex(47.6, 30.9);

      endShape(CLOSE);
      beginShape();
      fill(#525AA0);
      vertex(80.9, 0);
      vertex(99, 40.6);
      vertex(64.3, 40.6);

      endShape(CLOSE);
      beginShape();
      fill(#525AA0);
      vertex(81.6, 73.2);
      vertex(81.6, 99);
      vertex(116.3, 66.3);

      endShape(CLOSE);
      beginShape();
      fill(#525AA0);
      vertex(47.6, 66.3);
      vertex(81.6, 73.2);
      vertex(81.6, 99);

      endShape(CLOSE);
      beginShape();
      fill(#525AA0);
      vertex(99, 40.6);
      vertex(116.3, 32);
      vertex(80.9, 0);

      endShape(CLOSE);
      beginShape();
      fill(#525890);
      vertex(64.3, 40.6);
      vertex(81.6, 73.2);
      vertex(47.6, 66.3);

      endShape(CLOSE);
      beginShape();

      vertex(99, 40.6);
      vertex(81.6, 73.2);
      vertex(64.3, 40.6);

      endShape(CLOSE);
      beginShape();

      vertex(99, 40.6);
      vertex(116.3, 66.3);
      vertex(81.6, 73.2);

      endShape(CLOSE);
      beginShape();

      vertex(116.3, 32);
      vertex(116.3, 66.3);
      vertex(99, 40.6);

      endShape(CLOSE);
      popMatrix();
      break;
    case 3:
      pushMatrix();
      rectMode(CENTER);
      translate(50, 350);

      stroke(255);
      beginShape();
      fill(#BC3A2C);
      beginShape();
      vertex(16.1, 51.6);
      vertex(43.7, 8.9);
      vertex(57.6, 34);
      vertex(39.3, 51.6);
      endShape(CLOSE);
      beginShape();

      vertex(98.1, 69);
      vertex(115.9, 51.6);
      vertex(136.7, 51.6);
      vertex(112.4, 92.5);
      endShape(CLOSE);
      beginShape();
      vertex(110.7, 8.9);
      vertex(98.1, 34);
      vertex(115.9, 51.6);
      vertex(136.7, 51.6);
      endShape(CLOSE);
      beginShape();
      vertex(56.1, 69);
      vertex(39.3, 51.6);
      vertex(16.1, 51.6);
      vertex(41, 92.5);
      endShape(CLOSE);
      beginShape();
      vertex(56.1, 69);
      vertex(98.1, 69);
      vertex(112.4, 92.5);
      vertex(41, 92.5);
      endShape(CLOSE);
      beginShape();
      vertex(43.7, 8.9);
      vertex(110.7, 8.9);
      vertex(98.1, 34);
      vertex(57.6, 34);
      endShape(CLOSE);
      beginShape();
      fill(#C95245);
      vertex(57.6, 34);
      vertex(39.3, 51.6);
      vertex(56.1, 69);
      vertex(98.1, 69);
      vertex(115.9, 51.6);
      vertex(98.1, 34);
      endShape(CLOSE);
      beginShape();
      vertex(63.5, 39.9);
      vertex(51.3, 51.6);
      vertex(62.4, 63.1);
      vertex(90.3, 63.1);
      vertex(102, 51.6);
      vertex(90.3, 39.9);
      endShape(CLOSE);
      beginShape();
      fill(#C63A2A);
      vertex(69.9, 46.4);
      vertex(64.5, 51.5);
      vertex(69.4, 56.6);
      vertex(81.7, 56.6);
      vertex(86.8, 51.5);
      vertex(81.7, 46.4);
      endShape(CLOSE);
      popMatrix();
      break;
    case 4:
      pushMatrix();
      rectMode(CENTER);
      translate(320, 350);   
      fill(#C68D42);
      stroke(255);
      beginShape();
      vertex(22.7, 49.5);
      vertex(72, 0.2);
      vertex(121.6, 49.3);
      vertex(72, 98.8);
      endShape(CLOSE);
      beginShape();
      vertex(22.7, 49.5);
      vertex(45.4, 36.2);
      vertex(53.8, 49.5);
      vertex(45.6, 62.3);
      endShape(CLOSE);
      beginShape();
      vertex(90.2, 49.3);
      vertex(98.3, 36.2);
      vertex(121.6, 49.3);
      vertex(98.3, 62.3);
      endShape(CLOSE);
      beginShape();
      vertex(59.5, 76.2);
      vertex(72, 67.6);
      vertex(84.4, 76.2);
      vertex(72, 98.8);
      endShape(CLOSE);
      beginShape();
      vertex(59.5, 22.5);
      vertex(72, 0.2);
      vertex(84.4, 22.5);
      vertex(72, 31.2);
      endShape(CLOSE);
      rect(70, 50, 25.6, 25.6);
      rect(70, 50, 19.8, 19.8);


      popMatrix();
      break;
    case 5:
      pushMatrix();
      rectMode(CENTER);

      translate(580, 350);

      fill(#B787B6);
      stroke(255);
      beginShape();
      vertex(22.7, 49.5);
      vertex(72, 0.2);
      vertex(121.6, 49.3);
      vertex(72, 98.8);

      endShape(CLOSE);
      beginShape();
      vertex(22.7, 49.5);
      vertex(45.4, 36.2);
      vertex(53.8, 49.5);
      vertex(45.6, 62.3);

      endShape(CLOSE);
      beginShape();
      vertex(90.2, 49.3);
      vertex(98.3, 36.2);
      vertex(121.6, 49.3);
      vertex(98.3, 62.3);

      endShape(CLOSE);
      beginShape();
      vertex(59.5, 76.2);
      vertex(72, 67.6);
      vertex(84.4, 76.2);
      vertex(72, 98.8);

      endShape(CLOSE);
      beginShape();
      vertex(59.5, 22.5);
      vertex(72, 0.2);
      vertex(84.4, 22.5);
      vertex(72, 31.2);
      endShape(CLOSE);
      beginShape();
      vertex(45.5, 36.5);
      vertex(47.3, 25.3);
      vertex(59.7, 22.7);
      vertex(53.9, 31.5);
      endShape(CLOSE);
      beginShape();
      vertex(84.6, 76.4);
      vertex(90.4, 67.9);
      vertex(98.4, 62.5);
      vertex(96.9, 74.3);
      endShape(CLOSE);
      beginShape();
      vertex(53.9, 67.9);
      vertex(59.7, 76.4);
      vertex(47.6, 74.4);
      vertex(45.9, 62.5);
      endShape(CLOSE);
      beginShape();
      vertex(84.6, 22.7);
      vertex(90.4, 31.5);
      vertex(98.4, 36.5);
      vertex(97.1, 25);
      endShape(CLOSE);

      popMatrix();
      break;
    }
  }


  void jugando() {

    switch(seleccionado) {
    case 0:
      pushMatrix();
      rectMode(CENTER);
      translate(150, 160);
      noFill();
      stroke(255);
      beginShape();
      fill(#98F0D3);
      vertex(9, 36);
      vertex(74, 94);
      vertex(139, 36);

      vertex(109, 7);

      vertex(39, 7);

      endShape(CLOSE);
      beginShape();
      vertex(9, 36);
      endShape();
      line(139, 36, 9, 36);
      beginShape();
      fill(#82DEC0);
      vertex(50, 7);
      vertex(74, 36);
      vertex(99, 7);

      endShape();
      line(74, 36, 74, 94);
      beginShape();
      fill(255);
      vertex(82, 7);
      vertex(113, 35);
      vertex(118, 16);
      vertex(128, 36);

      endShape();
      beginShape();
      vertex(67, 7);
      vertex(34, 35);
      vertex(30, 17);
      vertex(20, 36);

      endShape();
      beginShape();
      fill(#82DEC0);
      vertex(113, 35);
      vertex(74, 94);
      vertex(34, 35);

      endShape();
      beginShape();

      vertex(54, 36);
      vertex(73, 93);
      vertex(94, 36);

      endShape();
      line(128, 36, 121, 52);
      line(20, 36, 26, 52);
      popMatrix();
      break;

    case 1:
      pushMatrix();
      rectMode(CENTER);
      translate(150, 160);

      noFill();
      stroke(255);
      beginShape();
      fill(#6AB280);
      vertex(60.2, 33.5);
      vertex(69.2, 24.6);
      vertex(88.2, 24.6);
      vertex(96.3, 33.5);
      vertex(96.3, 66.7);
      vertex(89.8, 73.8);
      vertex(67.1, 73.8);
      vertex(60.2, 67.2);

      endShape(CLOSE);
      beginShape();
      fill(#49A565);
      vertex(51.6, 28.2);
      vertex(63.4, 15.8);
      vertex(69.2, 24.6);
      vertex(60.2, 33.5);

      endShape(CLOSE);
      beginShape();
      vertex(51.6, 71.3);
      vertex(60.2, 67.2);
      vertex(67.1, 73.8);
      vertex(63.4, 82.4);

      endShape(CLOSE);
      beginShape();
      vertex(89.8, 73.8);
      vertex(96.3, 66.7);
      vertex(105.5, 70.3);
      vertex(93.1, 82.4);

      endShape(CLOSE);
      beginShape();
      vertex(96.3, 33.5);
      vertex(105.5, 28.6);
      vertex(93.1, 15.8);
      vertex(88.2, 24.6);

      endShape(CLOSE);
      beginShape();
      vertex(51.6, 28.2);
      vertex(51.6, 71.3);
      vertex(60.2, 67.2);
      vertex(60.2, 33.5);

      endShape(CLOSE);
      beginShape();
      vertex(96.3, 33.5);
      vertex(96.3, 66.7);
      vertex(105.5, 70.3);
      vertex(105.5, 28.6);

      endShape(CLOSE);
      beginShape();
      vertex(63.4, 15.8);
      vertex(93.1, 15.8);
      vertex(88.2, 24.6);
      vertex(69.2, 24.6);

      endShape(CLOSE);
      beginShape();
      vertex(67.1, 73.8);
      vertex(89.3, 73.8);
      vertex(93.1, 82.4);
      vertex(63.4, 82.4);

      endShape(CLOSE);
      beginShape();
      vertex(35.3, 18.9);
      vertex(54.7, 0);
      vertex(63.4, 15.8);
      vertex(51.6, 28.2);

      endShape(CLOSE);
      beginShape();
      vertex(93.1, 82.4);
      vertex(105.5, 70.3);
      vertex(121.4, 80.3);
      vertex(103.1, 99);

      endShape(CLOSE);
      beginShape();
      vertex(101.9, 0);
      vertex(93.1, 15.8);
      vertex(105.5, 28.6);
      vertex(121.4, 20.3);

      endShape(CLOSE);
      beginShape();
      vertex(63.4, 82.4);
      vertex(51.6, 71.3);
      vertex(35.3, 81);
      vertex(52.8, 99);

      endShape(CLOSE);
      beginShape();
      vertex(105.5, 28.6);
      vertex(105.5, 70.3);
      vertex(121.4, 80.3);
      vertex(121.4, 20.3);

      endShape(CLOSE);
      beginShape();
      vertex(35.3, 18.9);
      vertex(35.3, 81);
      vertex(51.6, 71.3);
      vertex(51.6, 28.2);

      endShape(CLOSE);
      beginShape();
      vertex(63.4, 82.4);
      vertex(93.1, 82.4);
      vertex(103.1, 99);
      vertex(52.8, 99);

      endShape(CLOSE);
      beginShape();
      vertex(54.7, 0);
      vertex(101.9, 0);
      vertex(93.1, 15.8);
      vertex(63.4, 15.8);
      endShape(CLOSE);


      popMatrix();
      break;

    case 2:
      pushMatrix();
      rectMode(CENTER);
      translate(150, 160);

      stroke(255);
      beginShape();
      fill(#404781);
      vertex(47.6, 30.9);
      vertex(80.9, 0);
      vertex(64.3, 40.6);

      endShape(CLOSE);
      beginShape();
      fill(#525890);
      vertex(64.3, 40.6);
      vertex(47.6, 66.3);
      vertex(47.6, 30.9);

      endShape(CLOSE);
      beginShape();
      fill(#525AA0);
      vertex(80.9, 0);
      vertex(99, 40.6);
      vertex(64.3, 40.6);

      endShape(CLOSE);
      beginShape();
      fill(#525AA0);
      vertex(81.6, 73.2);
      vertex(81.6, 99);
      vertex(116.3, 66.3);

      endShape(CLOSE);
      beginShape();
      fill(#525AA0);
      vertex(47.6, 66.3);
      vertex(81.6, 73.2);
      vertex(81.6, 99);

      endShape(CLOSE);
      beginShape();
      fill(#525AA0);
      vertex(99, 40.6);
      vertex(116.3, 32);
      vertex(80.9, 0);

      endShape(CLOSE);
      beginShape();
      fill(#525890);
      vertex(64.3, 40.6);
      vertex(81.6, 73.2);
      vertex(47.6, 66.3);

      endShape(CLOSE);
      beginShape();

      vertex(99, 40.6);
      vertex(81.6, 73.2);
      vertex(64.3, 40.6);

      endShape(CLOSE);
      beginShape();

      vertex(99, 40.6);
      vertex(116.3, 66.3);
      vertex(81.6, 73.2);

      endShape(CLOSE);
      beginShape();

      vertex(116.3, 32);
      vertex(116.3, 66.3);
      vertex(99, 40.6);

      endShape(CLOSE);
      popMatrix();
      break;

    case 3:
      pushMatrix();
      rectMode(CENTER);
      translate(150, 160);
      stroke(255);
      beginShape();
      fill(#BC3A2C);
      beginShape();
      vertex(16.1, 51.6);
      vertex(43.7, 8.9);
      vertex(57.6, 34);
      vertex(39.3, 51.6);
      endShape(CLOSE);
      beginShape();

      vertex(98.1, 69);
      vertex(115.9, 51.6);
      vertex(136.7, 51.6);
      vertex(112.4, 92.5);
      endShape(CLOSE);
      beginShape();
      vertex(110.7, 8.9);
      vertex(98.1, 34);
      vertex(115.9, 51.6);
      vertex(136.7, 51.6);
      endShape(CLOSE);
      beginShape();
      vertex(56.1, 69);
      vertex(39.3, 51.6);
      vertex(16.1, 51.6);
      vertex(41, 92.5);
      endShape(CLOSE);
      beginShape();
      vertex(56.1, 69);
      vertex(98.1, 69);
      vertex(112.4, 92.5);
      vertex(41, 92.5);
      endShape(CLOSE);
      beginShape();
      vertex(43.7, 8.9);
      vertex(110.7, 8.9);
      vertex(98.1, 34);
      vertex(57.6, 34);
      endShape(CLOSE);
      beginShape();
      fill(#C95245);
      vertex(57.6, 34);
      vertex(39.3, 51.6);
      vertex(56.1, 69);
      vertex(98.1, 69);
      vertex(115.9, 51.6);
      vertex(98.1, 34);
      endShape(CLOSE);
      beginShape();
      vertex(63.5, 39.9);
      vertex(51.3, 51.6);
      vertex(62.4, 63.1);
      vertex(90.3, 63.1);
      vertex(102, 51.6);
      vertex(90.3, 39.9);
      endShape(CLOSE);
      beginShape();
      fill(#C63A2A);
      vertex(69.9, 46.4);
      vertex(64.5, 51.5);
      vertex(69.4, 56.6);
      vertex(81.7, 56.6);
      vertex(86.8, 51.5);
      vertex(81.7, 46.4);
      endShape(CLOSE);
      popMatrix();
      break;

    case 4:
      pushMatrix();
      rectMode(CENTER);
      translate(150, 160);
      fill(#C68D42);
      stroke(255);
      beginShape();
      vertex(22.7, 49.5);
      vertex(72, 0.2);
      vertex(121.6, 49.3);
      vertex(72, 98.8);
      endShape(CLOSE);
      beginShape();
      vertex(22.7, 49.5);
      vertex(45.4, 36.2);
      vertex(53.8, 49.5);
      vertex(45.6, 62.3);
      endShape(CLOSE);
      beginShape();
      vertex(90.2, 49.3);
      vertex(98.3, 36.2);
      vertex(121.6, 49.3);
      vertex(98.3, 62.3);
      endShape(CLOSE);
      beginShape();
      vertex(59.5, 76.2);
      vertex(72, 67.6);
      vertex(84.4, 76.2);
      vertex(72, 98.8);
      endShape(CLOSE);
      beginShape();
      vertex(59.5, 22.5);
      vertex(72, 0.2);
      vertex(84.4, 22.5);
      vertex(72, 31.2);
      endShape(CLOSE);
      rect(70, 50, 25.6, 25.6);
      rect(70, 50, 19.8, 19.8);


      popMatrix();
      break;

    case 5:
      pushMatrix();
      rectMode(CENTER);
      translate(150, 160);
      fill(#B787B6);
      stroke(255);
      beginShape();
      vertex(22.7, 49.5);
      vertex(72, 0.2);
      vertex(121.6, 49.3);
      vertex(72, 98.8);

      endShape(CLOSE);
      beginShape();
      vertex(22.7, 49.5);
      vertex(45.4, 36.2);
      vertex(53.8, 49.5);
      vertex(45.6, 62.3);

      endShape(CLOSE);
      beginShape();
      vertex(90.2, 49.3);
      vertex(98.3, 36.2);
      vertex(121.6, 49.3);
      vertex(98.3, 62.3);

      endShape(CLOSE);
      beginShape();
      vertex(59.5, 76.2);
      vertex(72, 67.6);
      vertex(84.4, 76.2);
      vertex(72, 98.8);

      endShape(CLOSE);
      beginShape();
      vertex(59.5, 22.5);
      vertex(72, 0.2);
      vertex(84.4, 22.5);
      vertex(72, 31.2);
      endShape(CLOSE);
      beginShape();
      vertex(45.5, 36.5);
      vertex(47.3, 25.3);
      vertex(59.7, 22.7);
      vertex(53.9, 31.5);
      endShape(CLOSE);
      beginShape();
      vertex(84.6, 76.4);
      vertex(90.4, 67.9);
      vertex(98.4, 62.5);
      vertex(96.9, 74.3);
      endShape(CLOSE);
      beginShape();
      vertex(53.9, 67.9);
      vertex(59.7, 76.4);
      vertex(47.6, 74.4);
      vertex(45.9, 62.5);
      endShape(CLOSE);
      beginShape();
      vertex(84.6, 22.7);
      vertex(90.4, 31.5);
      vertex(98.4, 36.5);
      vertex(97.1, 25);
      endShape(CLOSE);

      popMatrix();
      break;
    }
  }

  void p2jugando() {

    switch(jugador2seleccionado) {
    case 0:
      pushMatrix();
      rectMode(CENTER);
      translate(500, 160);
      noFill();
      stroke(255);
      beginShape();
      fill(#98F0D3);
      vertex(9, 36);
      vertex(74, 94);
      vertex(139, 36);

      vertex(109, 7);

      vertex(39, 7);

      endShape(CLOSE);
      beginShape();
      vertex(9, 36);
      endShape();
      line(139, 36, 9, 36);
      beginShape();
      fill(#82DEC0);
      vertex(50, 7);
      vertex(74, 36);
      vertex(99, 7);

      endShape();
      line(74, 36, 74, 94);
      beginShape();
      fill(255);
      vertex(82, 7);
      vertex(113, 35);
      vertex(118, 16);
      vertex(128, 36);

      endShape();
      beginShape();
      vertex(67, 7);
      vertex(34, 35);
      vertex(30, 17);
      vertex(20, 36);

      endShape();
      beginShape();
      fill(#82DEC0);
      vertex(113, 35);
      vertex(74, 94);
      vertex(34, 35);

      endShape();
      beginShape();

      vertex(54, 36);
      vertex(73, 93);
      vertex(94, 36);

      endShape();
      line(128, 36, 121, 52);
      line(20, 36, 26, 52);
      popMatrix();
      break;

    case 1:
      pushMatrix();
      rectMode(CENTER);
      translate(500, 160);

      noFill();
      stroke(255);
      beginShape();
      fill(#6AB280);
      vertex(60.2, 33.5);
      vertex(69.2, 24.6);
      vertex(88.2, 24.6);
      vertex(96.3, 33.5);
      vertex(96.3, 66.7);
      vertex(89.8, 73.8);
      vertex(67.1, 73.8);
      vertex(60.2, 67.2);

      endShape(CLOSE);
      beginShape();
      fill(#49A565);
      vertex(51.6, 28.2);
      vertex(63.4, 15.8);
      vertex(69.2, 24.6);
      vertex(60.2, 33.5);

      endShape(CLOSE);
      beginShape();
      vertex(51.6, 71.3);
      vertex(60.2, 67.2);
      vertex(67.1, 73.8);
      vertex(63.4, 82.4);

      endShape(CLOSE);
      beginShape();
      vertex(89.8, 73.8);
      vertex(96.3, 66.7);
      vertex(105.5, 70.3);
      vertex(93.1, 82.4);

      endShape(CLOSE);
      beginShape();
      vertex(96.3, 33.5);
      vertex(105.5, 28.6);
      vertex(93.1, 15.8);
      vertex(88.2, 24.6);

      endShape(CLOSE);
      beginShape();
      vertex(51.6, 28.2);
      vertex(51.6, 71.3);
      vertex(60.2, 67.2);
      vertex(60.2, 33.5);

      endShape(CLOSE);
      beginShape();
      vertex(96.3, 33.5);
      vertex(96.3, 66.7);
      vertex(105.5, 70.3);
      vertex(105.5, 28.6);

      endShape(CLOSE);
      beginShape();
      vertex(63.4, 15.8);
      vertex(93.1, 15.8);
      vertex(88.2, 24.6);
      vertex(69.2, 24.6);

      endShape(CLOSE);
      beginShape();
      vertex(67.1, 73.8);
      vertex(89.3, 73.8);
      vertex(93.1, 82.4);
      vertex(63.4, 82.4);

      endShape(CLOSE);
      beginShape();
      vertex(35.3, 18.9);
      vertex(54.7, 0);
      vertex(63.4, 15.8);
      vertex(51.6, 28.2);

      endShape(CLOSE);
      beginShape();
      vertex(93.1, 82.4);
      vertex(105.5, 70.3);
      vertex(121.4, 80.3);
      vertex(103.1, 99);

      endShape(CLOSE);
      beginShape();
      vertex(101.9, 0);
      vertex(93.1, 15.8);
      vertex(105.5, 28.6);
      vertex(121.4, 20.3);

      endShape(CLOSE);
      beginShape();
      vertex(63.4, 82.4);
      vertex(51.6, 71.3);
      vertex(35.3, 81);
      vertex(52.8, 99);

      endShape(CLOSE);
      beginShape();
      vertex(105.5, 28.6);
      vertex(105.5, 70.3);
      vertex(121.4, 80.3);
      vertex(121.4, 20.3);

      endShape(CLOSE);
      beginShape();
      vertex(35.3, 18.9);
      vertex(35.3, 81);
      vertex(51.6, 71.3);
      vertex(51.6, 28.2);

      endShape(CLOSE);
      beginShape();
      vertex(63.4, 82.4);
      vertex(93.1, 82.4);
      vertex(103.1, 99);
      vertex(52.8, 99);

      endShape(CLOSE);
      beginShape();
      vertex(54.7, 0);
      vertex(101.9, 0);
      vertex(93.1, 15.8);
      vertex(63.4, 15.8);
      endShape(CLOSE);


      popMatrix();
      break;

    case 2:
      pushMatrix();
      rectMode(CENTER);
      translate(500, 160);

      stroke(255);
      beginShape();
      fill(#404781);
      vertex(47.6, 30.9);
      vertex(80.9, 0);
      vertex(64.3, 40.6);

      endShape(CLOSE);
      beginShape();
      fill(#525890);
      vertex(64.3, 40.6);
      vertex(47.6, 66.3);
      vertex(47.6, 30.9);

      endShape(CLOSE);
      beginShape();
      fill(#525AA0);
      vertex(80.9, 0);
      vertex(99, 40.6);
      vertex(64.3, 40.6);

      endShape(CLOSE);
      beginShape();
      fill(#525AA0);
      vertex(81.6, 73.2);
      vertex(81.6, 99);
      vertex(116.3, 66.3);

      endShape(CLOSE);
      beginShape();
      fill(#525AA0);
      vertex(47.6, 66.3);
      vertex(81.6, 73.2);
      vertex(81.6, 99);

      endShape(CLOSE);
      beginShape();
      fill(#525AA0);
      vertex(99, 40.6);
      vertex(116.3, 32);
      vertex(80.9, 0);

      endShape(CLOSE);
      beginShape();
      fill(#525890);
      vertex(64.3, 40.6);
      vertex(81.6, 73.2);
      vertex(47.6, 66.3);

      endShape(CLOSE);
      beginShape();

      vertex(99, 40.6);
      vertex(81.6, 73.2);
      vertex(64.3, 40.6);

      endShape(CLOSE);
      beginShape();

      vertex(99, 40.6);
      vertex(116.3, 66.3);
      vertex(81.6, 73.2);

      endShape(CLOSE);
      beginShape();

      vertex(116.3, 32);
      vertex(116.3, 66.3);
      vertex(99, 40.6);

      endShape(CLOSE);
      popMatrix();
      break;

    case 3:
      pushMatrix();
      rectMode(CENTER);
      translate(500, 160);
      stroke(255);
      beginShape();
      fill(#BC3A2C);
      beginShape();
      vertex(16.1, 51.6);
      vertex(43.7, 8.9);
      vertex(57.6, 34);
      vertex(39.3, 51.6);
      endShape(CLOSE);
      beginShape();

      vertex(98.1, 69);
      vertex(115.9, 51.6);
      vertex(136.7, 51.6);
      vertex(112.4, 92.5);
      endShape(CLOSE);
      beginShape();
      vertex(110.7, 8.9);
      vertex(98.1, 34);
      vertex(115.9, 51.6);
      vertex(136.7, 51.6);
      endShape(CLOSE);
      beginShape();
      vertex(56.1, 69);
      vertex(39.3, 51.6);
      vertex(16.1, 51.6);
      vertex(41, 92.5);
      endShape(CLOSE);
      beginShape();
      vertex(56.1, 69);
      vertex(98.1, 69);
      vertex(112.4, 92.5);
      vertex(41, 92.5);
      endShape(CLOSE);
      beginShape();
      vertex(43.7, 8.9);
      vertex(110.7, 8.9);
      vertex(98.1, 34);
      vertex(57.6, 34);
      endShape(CLOSE);
      beginShape();
      fill(#C95245);
      vertex(57.6, 34);
      vertex(39.3, 51.6);
      vertex(56.1, 69);
      vertex(98.1, 69);
      vertex(115.9, 51.6);
      vertex(98.1, 34);
      endShape(CLOSE);
      beginShape();
      vertex(63.5, 39.9);
      vertex(51.3, 51.6);
      vertex(62.4, 63.1);
      vertex(90.3, 63.1);
      vertex(102, 51.6);
      vertex(90.3, 39.9);
      endShape(CLOSE);
      beginShape();
      fill(#C63A2A);
      vertex(69.9, 46.4);
      vertex(64.5, 51.5);
      vertex(69.4, 56.6);
      vertex(81.7, 56.6);
      vertex(86.8, 51.5);
      vertex(81.7, 46.4);
      endShape(CLOSE);
      popMatrix();
      break;

    case 4:
      pushMatrix();
      rectMode(CENTER);
      translate(500, 160);
      fill(#C68D42);
      stroke(255);
      beginShape();
      vertex(22.7, 49.5);
      vertex(72, 0.2);
      vertex(121.6, 49.3);
      vertex(72, 98.8);
      endShape(CLOSE);
      beginShape();
      vertex(22.7, 49.5);
      vertex(45.4, 36.2);
      vertex(53.8, 49.5);
      vertex(45.6, 62.3);
      endShape(CLOSE);
      beginShape();
      vertex(90.2, 49.3);
      vertex(98.3, 36.2);
      vertex(121.6, 49.3);
      vertex(98.3, 62.3);
      endShape(CLOSE);
      beginShape();
      vertex(59.5, 76.2);
      vertex(72, 67.6);
      vertex(84.4, 76.2);
      vertex(72, 98.8);
      endShape(CLOSE);
      beginShape();
      vertex(59.5, 22.5);
      vertex(72, 0.2);
      vertex(84.4, 22.5);
      vertex(72, 31.2);
      endShape(CLOSE);
      rect(70, 50, 25.6, 25.6);
      rect(70, 50, 19.8, 19.8);


      popMatrix();
      break;

    case 5:
      pushMatrix();
      rectMode(CENTER);
      translate(500, 160);
      fill(#B787B6);
      stroke(255);
      beginShape();
      vertex(22.7, 49.5);
      vertex(72, 0.2);
      vertex(121.6, 49.3);
      vertex(72, 98.8);

      endShape(CLOSE);
      beginShape();
      vertex(22.7, 49.5);
      vertex(45.4, 36.2);
      vertex(53.8, 49.5);
      vertex(45.6, 62.3);

      endShape(CLOSE);
      beginShape();
      vertex(90.2, 49.3);
      vertex(98.3, 36.2);
      vertex(121.6, 49.3);
      vertex(98.3, 62.3);

      endShape(CLOSE);
      beginShape();
      vertex(59.5, 76.2);
      vertex(72, 67.6);
      vertex(84.4, 76.2);
      vertex(72, 98.8);

      endShape(CLOSE);
      beginShape();
      vertex(59.5, 22.5);
      vertex(72, 0.2);
      vertex(84.4, 22.5);
      vertex(72, 31.2);
      endShape(CLOSE);
      beginShape();
      vertex(45.5, 36.5);
      vertex(47.3, 25.3);
      vertex(59.7, 22.7);
      vertex(53.9, 31.5);
      endShape(CLOSE);
      beginShape();
      vertex(84.6, 76.4);
      vertex(90.4, 67.9);
      vertex(98.4, 62.5);
      vertex(96.9, 74.3);
      endShape(CLOSE);
      beginShape();
      vertex(53.9, 67.9);
      vertex(59.7, 76.4);
      vertex(47.6, 74.4);
      vertex(45.9, 62.5);
      endShape(CLOSE);
      beginShape();
      vertex(84.6, 22.7);
      vertex(90.4, 31.5);
      vertex(98.4, 36.5);
      vertex(97.1, 25);
      endShape(CLOSE);

      popMatrix();
      break;
    }
  }
} 
